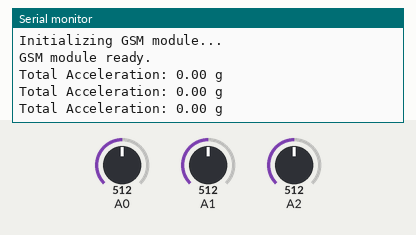
The sketch below on a simulated Arduino Uno, built with avr-gcc and run on an emulated ATmega328P. Parts: the last lines printed to the serial monitor. The test bench sets the inputs (shaded band); at power-on: A0 = 512, A1 = 512, A2 = 512. The modem accepts every AT command (registered, SIM ready, sends succeed) and sends nothing else.

Above: at 6.2 s.
6.3 s: A0 set to 687
At 7.0 s:
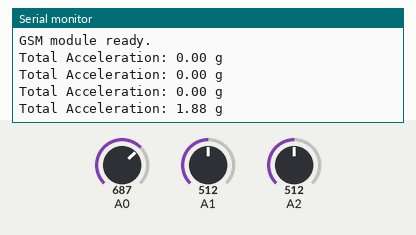
7.8 s: A0 set to 717
At 9.4 s:
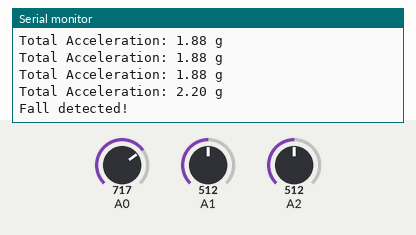
Timing chart, 0 to 10.9 s (numbered marks = the images above; inputs shaded):
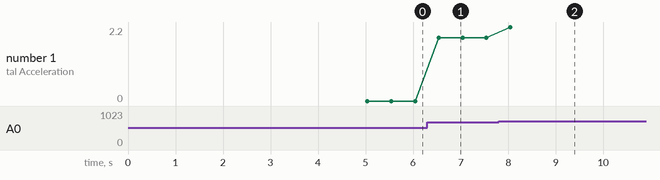

The sketch:

falldetection.ino
```cpp
#include <SoftwareSerial.h>

// Thresholds for fall detection
const float freeFallThreshold = 0.2;  // g-force indicating near zero gravity (adjust as needed)
const float impactThreshold = 2.0;    // g-force indicating strong impact (adjust as needed)

// Pins for GSM module
#define RX 10
#define TX 11

SoftwareSerial gsm(RX, TX);  // RX and TX for GSM module

void setup() {
  Serial.begin(115200);      // For debugging
  gsm.begin(9600);           // Communication with GSM module

  // Wait for GSM module to initialize
  Serial.println("Initializing GSM module...");
  delay(2000);

  // Configure GSM module
  sendGSMCommand("AT");                // Basic AT command
  sendGSMCommand("AT+CMGF=1");         // Set SMS mode to text
  sendGSMCommand("AT+CNMI=2,2,0,0,0"); // Configure to show SMS instantly

  Serial.println("GSM module ready.");
}

void loop() {
  // Read analog values from ADXL335
  int xRaw = analogRead(A0);  // Replace A0 with the pin connected to X output of ADXL335
  int yRaw = analogRead(A1);  // Replace A1 with the pin connected to Y output of ADXL335
  int zRaw = analogRead(A2);  // Replace A2 with the pin connected to Z output of ADXL335

  // Convert raw analog values to acceleration in g's
  float accelX = (xRaw - 512) * (3.3 / 1024) / 0.3;  // Adjust if using 5V or other reference voltage
  float accelY = (yRaw - 512) * (3.3 / 1024) / 0.3;
  float accelZ = (zRaw - 512) * (3.3 / 1024) / 0.3;

  // Calculate the total acceleration magnitude
  float totalAccel = sqrt(accelX * accelX + accelY * accelY + accelZ * accelZ);

  // Print the accelerometer values for debugging
  Serial.print("Total Acceleration: ");
  Serial.print(totalAccel);
  Serial.println(" g");

  // Check for possible fall
  static bool inFreeFall = false;  // Track whether we're currently in a free-fall state

  if (totalAccel < freeFallThreshold) {
    // If below the free-fall threshold, set the inFreeFall flag
    inFreeFall = true;
  }

  if (inFreeFall && totalAccel > impactThreshold) {
    // If we've previously detected free-fall and now detect an impact, consider it a fall
    Serial.println("Fall detected!");
    sendSMS("+1234567890", "Fall detected! Please check immediately."); // Replace with your phone number

    // Reset the flag
    inFreeFall = false;
  }

  delay(500);  // Delay to make output more readable
}

// Function to send an SMS
void sendSMS(const char* phoneNumber, const char* message) {
  gsm.print("AT+CMGS=\"");
  gsm.print(phoneNumber);
  gsm.println("\"");
  delay(100);
  gsm.println(message);
  delay(100);
  gsm.write(26); // CTRL+Z to send the message
  delay(5000);   // Wait for the message to send
}

// Function to send a command to the GSM module
void sendGSMCommand(const char* command) {
  gsm.println(command);
  delay(1000); // Wait for the GSM module to respond
}
```

Measured:
- the behaviour switches between 698 and 699 on A0 (found by bisection; images 1 and 2)
- after the input at 6.3 s, the serial monitor: prints a new line after 0.24 s (image 1)
- after the input at 7.8 s, the serial monitor: prints a new line after 0.24 s (image 2)
- plotted number 1: 0 → 1.88 after the input at 6.3 s, 1.88 → 2.2 after the input at 7.8 s
